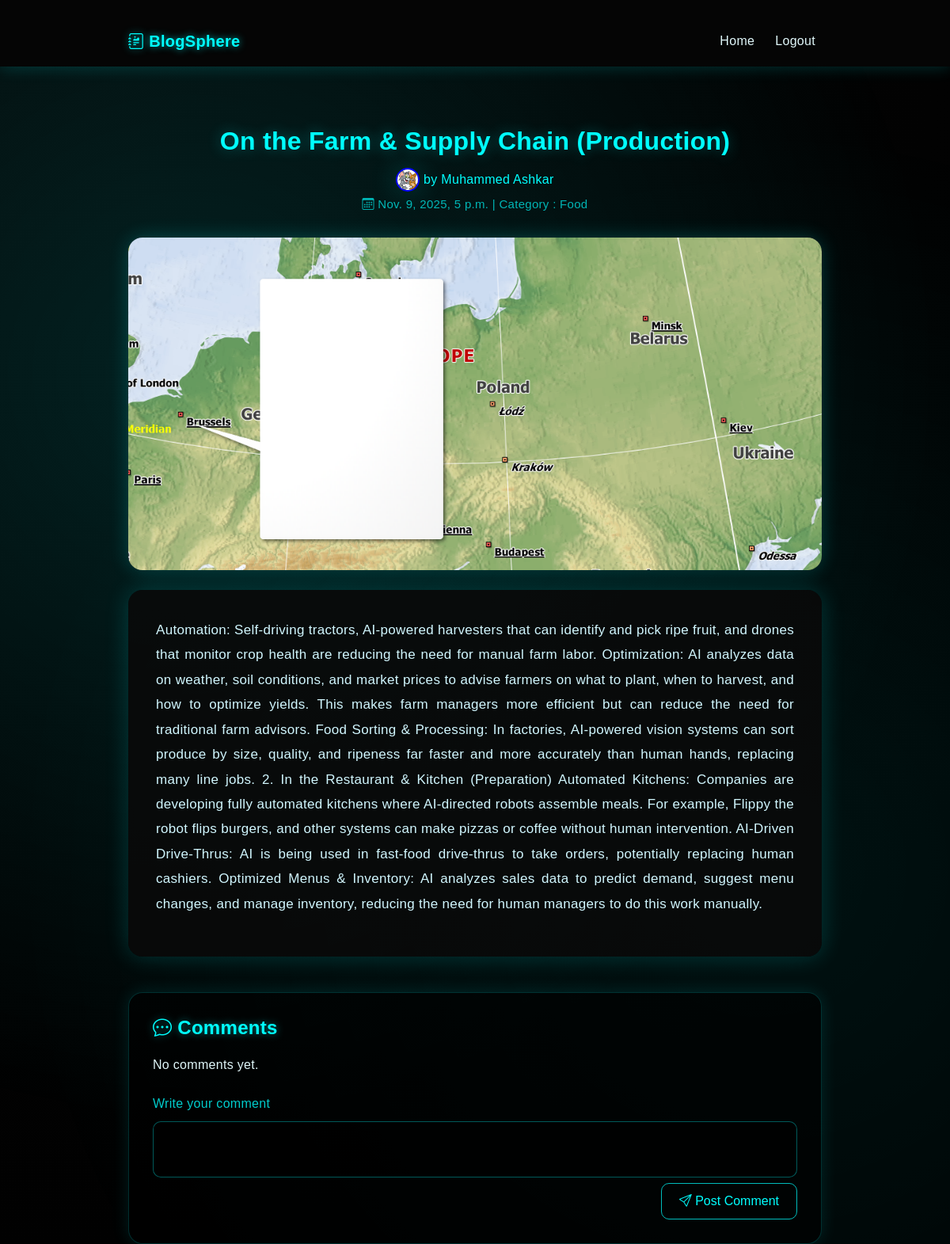
/reader/blogs/3 (signed in), run on the app's committed database.
### blog_app/models.py (models this page shows, shortened)
class Blog(models.Model):
    writer=models.ForeignKey(User,on_delete=models.CASCADE,limit_choices_to={'role':'writer'})
    blog_title=models.CharField(max_length=100)
    category_options=[
        ('Technology','Technology'),
        ('Lifestyle','Lifestyle'),
        ('Travel','Travel'),
        ('Food','Food'),
        ('Education','Education'),
        ('Other','Other'),
    ]
    category=models.CharField(max_length=100,choices=category_options)
    status_options=[
        ('draft','Draft'),
        ('published','Published'),
    ]
    status=models.CharField(max_length=100,choices=status_options,default='draft')
    content=models.CharField(max_length=1000)
    image=models.FileField(upload_to='medias')
    created_at=models.DateTimeField(auto_now_add=True)
    reading_time=models.PositiveBigIntegerField(default=1)

class User(AbstractUser):
    bio=models.CharField(max_length=500,blank=True, null=True)
    profile=models.FileField(upload_to='medias',blank=True, null=True)
    role_choices=[
        ('reader','reader'),
        ('writer','writer'),
    ]
    role=models.CharField(max_length=100,choices=role_choices,default='reader')
    followers=models.ManyToManyField('self',symmetrical=False,related_name='following',blank=True)

### blog_app/views.py (the view)
# urls.py: path('reader/blogs/<int:id>', views.ReaderBlogDetailView.as_view(),name='reader-blog_detail'),
@method_decorator(login_required(login_url='login'), name='dispatch')
class ReaderBlogDetailView(View):
    def get(self,request,**kwargs):
        blogs=Blog.objects.get(id=kwargs.get("id"))
        comments=Comments.objects.filter(blog=blogs).order_by('-created_at')
        return render(request,'reader_blog_detaile.html',{'blog':blogs,'comments':comments})

### blog_app/templates/reader_blog_detaile.html (shortened to what this page needs)
{% load static%}
<!DOCTYPE html>
<html lang="en">
<head>
  <link href="https://cdn.jsdelivr.net/npm/bootstrap@5.3.3/dist/css/bootstrap.min.css" rel="stylesheet">
  <link href="https://cdn.jsdelivr.net/npm/bootstrap-icons@1.11.3/font/bootstrap-icons.css" rel="stylesheet">
  <link href="{% static 'css/reader_blog_detail.css' %}" rel="stylesheet">
</head>
<body>
  <nav class="navbar navbar-expand-lg navbar-dark fixed-top">
    <div class="container">
      <a class="navbar-brand" href="#"><i class="bi bi-journal-richtext"></i> BlogSphere</a>
      <div class="collapse navbar-collapse" id="navmenu">
        <ul class="navbar-nav ms-auto">
          <li class="nav-item"><a href="{% url 'reader-home' %}" class="nav-link">Home</a></li>
          <li class="nav-item"><a href="{% url 'logout' %}" class="nav-link">Logout</a></li>
        </ul>
      </div>
    </div>
  </nav>
 <div class="container mt-0 pt-4">
    <div class="hero-section">
        <div class="blog-header">
            <h2 class="blog-title">{{ blog.blog_title }}</h2>
          <div class="writer-details">
            <img src="{{ blog.writer.profile.url }}">  by  {{ blog.writer.first_name }}
          </div>
            <p class="blog-meta">
                <i class="bi bi-calendar3"></i> {{ blog.created_at }}
                | Category : <span>{{ blog.category }}</span>
            </p>
        </div>
    </div>
    <div class="blog-image-box">
        {% if blog.image %}
            <img src="{{ blog.image.url }}" class="blog-img">
        {% else %}
            <img src="{% static 'images/blog_default.png' %}" class="blog-img">
        {% endif %}
    </div>
    <div class="blog-content">
        <p>{{ blog.content }}</p>
    </div>
    <div class="comments-section">
        <h4><i class="bi bi-chat-dots"></i> Comments</h4>
        {% for comment in comments %}
        <div class="comment-card">
            <div class="comment-top">
                <span class="commenter">{{ comment.user.first_name }}</span>
                <small>{{ comment.created_at|date:"M d, Y H:i" }}</small>
            </div>
            <p class="comment-text">{{ comment.comment }}</p>
        </div>
        {% empty %}
        <p>No comments yet.</p>
        {% endfor %}
        <form method="POST" class="comment-form" action="{% url 'comment' blog.id %}">
            <label>Write your comment</label>
            <textarea name="comment" rows="2" required></textarea>
            <div class="text-end">
                <button type="submit" class="btn-glow">
                    <i class="bi bi-send"></i> Post Comment
                </button>
            </div>
        </form>
    </div>
</div>
</body>
</html>

### blog_app/static/css/reader_blog_detail.css (style rules this page uses)
body { background: radial-gradient(circle at top left, #050505, #000); font-family: 'Poppins', sans-serif; color: #e0f7fa; overflow-x: hidden; letter-spacing: 0.3px; }
.container { position: relative; z-index: 2; max-width: 900px; padding-top: 20px; }
h2 { color: #00ffff; text-shadow: 0 0 18px rgba(0, 255, 255, 0.45); font-weight: 600; margin-bottom: 15px; }
.blog-header { text-align: center; margin-bottom: 30px; }
.blog-header img { width: 100%; height: 420px; object-fit: cover; border-radius: 18px; box-shadow: 0 0 35px rgba(0, 255, 255, 0.22); margin-top: 15px; }
.blog-meta { font-size: 15px; margin-bottom: 10px; margin-top: 5px; color: #00ffffb0; }
.blog-content { background: rgba(10, 10, 10, 0.88); padding: 35px; border-radius: 18px; box-shadow: 0 0 30px rgba(0, 255, 255, 0.18); margin-bottom: 45px; }
.blog-content p { color: #d1f7ff; font-size: 17px; line-height: 1.85; text-align: justify; }
.comments-section { background: rgba(0, 0, 0, 0.65); border-radius: 18px; padding: 30px; border: 1px solid rgba(0, 255, 255, 0.18); box-shadow: 0 0 22px rgba(0, 255, 255, 0.12); }
.comments-section h4 { color: #00ffff; text-shadow: 0 0 10px rgba(0, 255, 255, 0.45); font-weight: 600; margin-bottom: 20px; }
.comment-form { margin-top: 25px; }
.comment-form label { color: #00ffffcc; font-weight: 500; margin-bottom: 10px; }
.comment-form textarea { background: rgba(0, 0, 0, 0.55); border: 1px solid rgba(0, 255, 255, 0.35); color: #e0f7fa; border-radius: 10px; width: 100%; padding: 12px; resize: none; transition: 0.3s ease; font-size: 15px; }
.btn-glow { background: transparent; border: 1px solid #00ffffbb; color: #00ffff; border-radius: 10px; padding: 10px 22px; font-weight: 500; transition: 0.3s; }
.navbar { background-color: #050505; padding: 12px 0; box-shadow: 0 0 20px rgba(0, 255, 255, 0.2); }
.navbar-brand { color: #00ffff; font-weight: 600; text-shadow: 0 0 10px #00ffffa0; font-size: 20px; }
.nav-link { color: #e0f7fa !important; margin-left: 10px; font-weight: 400; transition: 0.3s; }
.hero-section { margin-top: 40px; margin-bottom: 20px; align-items: center; }
.blog-title { text-align: center; color: #00ffff; font-size: 32px; font-weight: 600; text-shadow: 0 0 18px #00ffff50; }
.blog-image-box { margin: 25px 0; }
.blog-image-box img { width: 100%; height: 420px; object-fit: cover; border-radius: 18px; box-shadow: 0 0 25px rgba(0, 255, 255, 0.2); }
.writer-details { display: inline; color: #00ffff; }
.writer-details img { width: 30px; height: 30px; border-radius: 50%; margin-top:0px; border: 2px solid blue; }

### data on the page
Blog: blog_title "On the Farm & Supply Chain (Production)", writer.profile (picture), writer.first_name "Muhammed Ashkar", created_at "Nov. 9, 2025, 5 p.m.", category "Food", image (picture), content "Automation: Self-driving tractors, AI-powered harvesters that can identify and pick ripe fruit, and drones that monitor crop health are reducing the need for manual farm labor. Optimization: AI analyzes data on weather, soil conditions, and market prices to advise farmers on what to plant, when to harvest, and how to optimize yields. This makes farm managers more efficient but can reduce the need for traditional farm advisors. Food Sorting & Processing: In factories, AI-powered vision systems can sort produce by size, quality, and ripeness far faster and more accurately than human hands, replacing many line jobs. 2. In the Restaurant & Kitchen (Preparation) Automated Kitchens: Companies are…"
